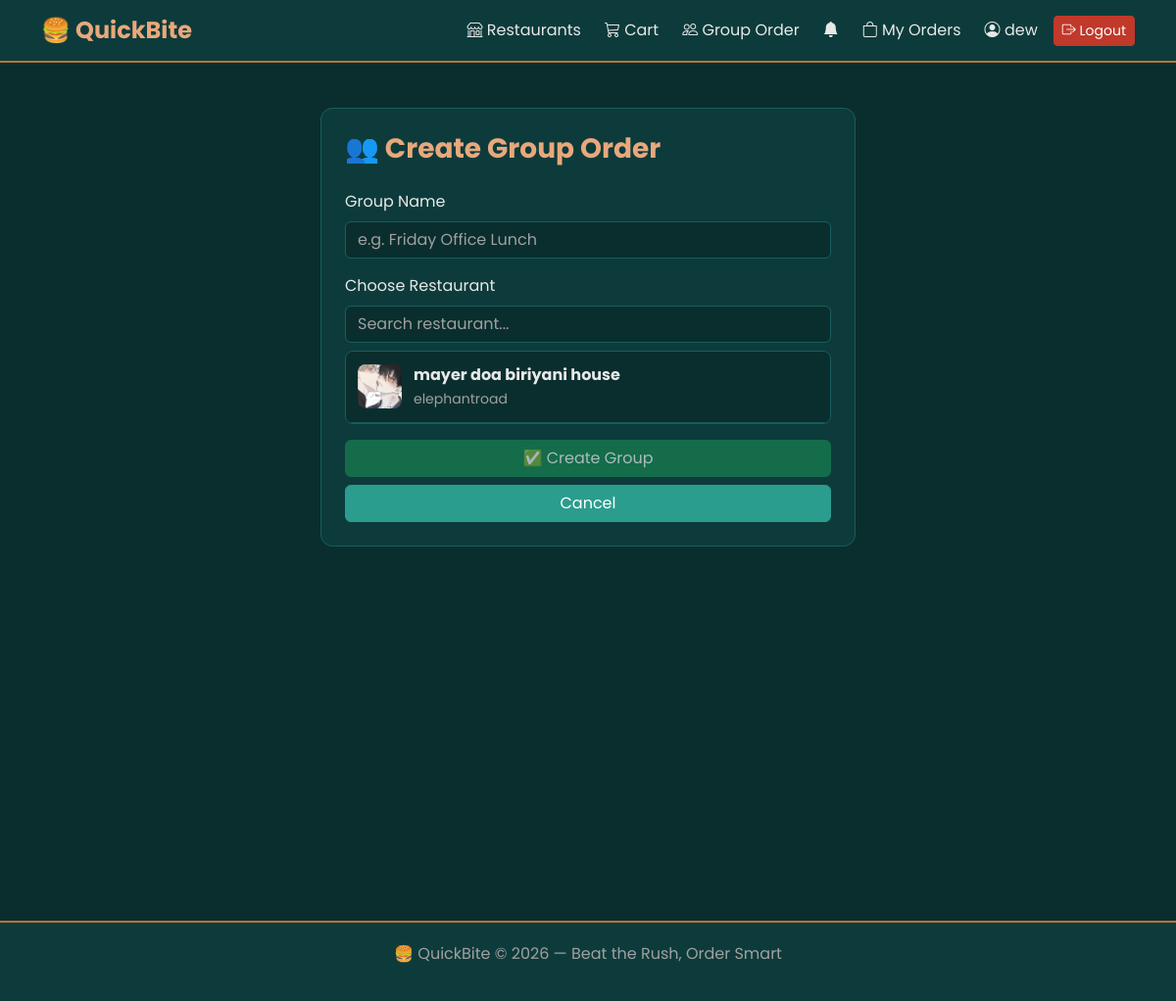
Before: /groups/create/ (signed in) with the older database file.
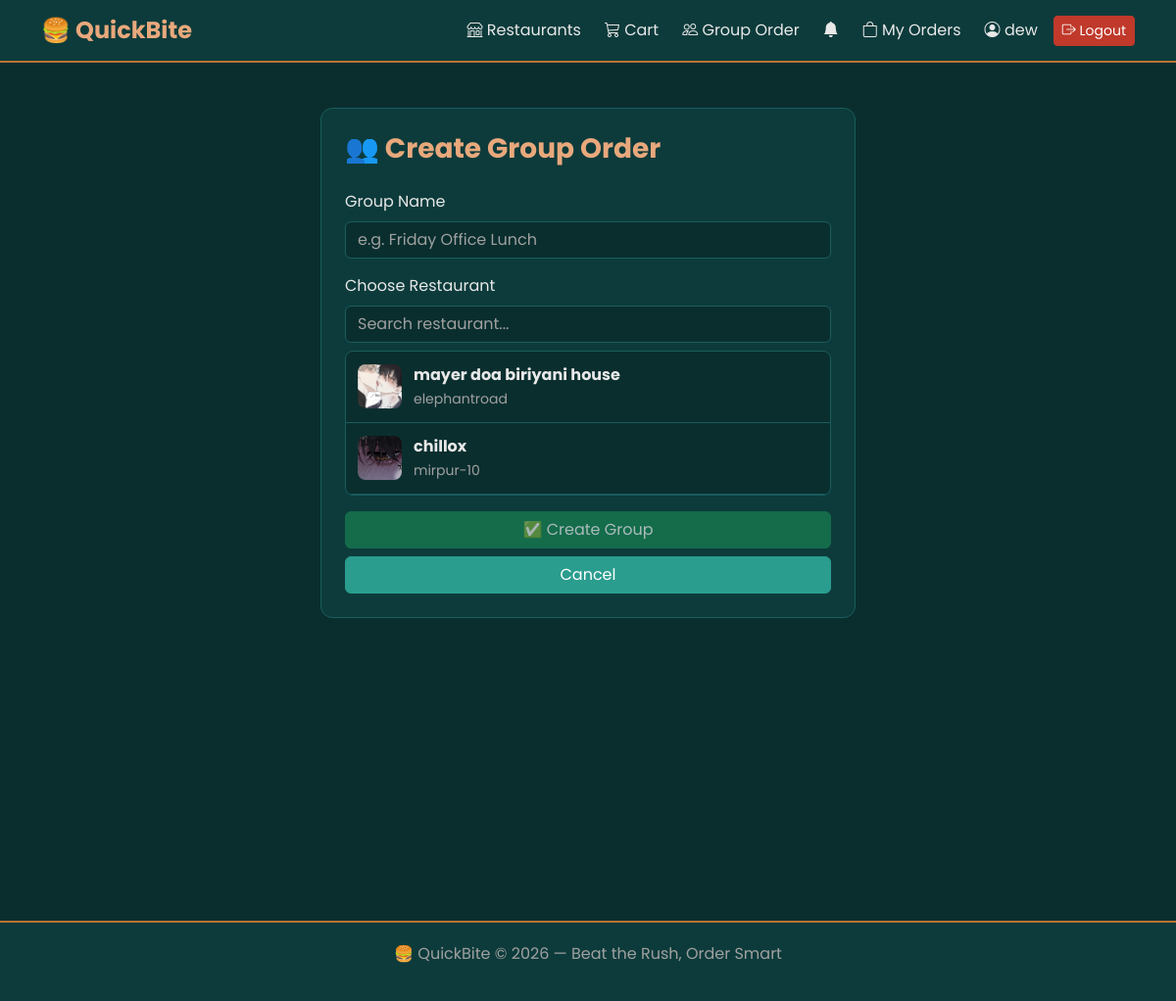
After: the same page with the newer database file.
### restaurants/models.py (models this page shows, shortened)
class Restaurant(models.Model):
    owner = models.OneToOneField(
        settings.AUTH_USER_MODEL,
        on_delete=models.CASCADE,
        related_name='restaurant'
    )
    name = models.CharField(max_length=100)
    description = models.TextField()
    image = models.ImageField(upload_to='restaurant_images/', blank=True, null=True)
    address = models.CharField(max_length=255)
    phone = models.CharField(max_length=15, blank=True, null=True)
    opening_time = models.TimeField(blank=True, null=True)
    closing_time = models.TimeField(blank=True, null=True)
    is_active = models.BooleanField(default=True)

### group_order/views.py (the view, shortened to what this page needs)
# urls.py: path('create/', views.create_group, name='create_group'),
@login_required
def create_group(request):
    restaurants = Restaurant.objects.filter(is_active=True)
    return render(request, 'group_order/create_group.html', {
        'restaurants': restaurants
    })

### orders/views.py (called while the page is built)
def notification_count(request):
    if request.user.is_authenticated:
        count = request.user.notifications.filter(is_read=False).count()
        return {'unread_notifications': count}
    return {'unread_notifications': 0}

### templates/group_order/create_group.html (shortened to what this page needs)
{% extends 'base.html' %}
{% block content %}
<div class="row justify-content-center">
    <div class="col-md-6">
        <div class="card p-4">
            <h3 class="section-title">👥 Create Group Order</h3>
            <form method="post" id="createGroupForm">
                <div class="mb-3">
                    <label class="form-label">Group Name</label>
                    <input type="text"
                           name="name"
                           class="form-control"
                           placeholder="e.g. Friday Office Lunch"
                           required>
                </div>
                <div class="mb-3">
                    <label class="form-label">Choose Restaurant</label>
                    <input type="text"
                           id="restaurantSearch"
                           class="form-control mb-2"
                           placeholder="Search restaurant..."
                           autocomplete="off">
                    <div id="restaurantList"
                         style="max-height:250px;
                                overflow-y:auto;
                                border:1px solid var(--teal-light);
                                border-radius:8px;
                                background:var(--teal-dark);">
                        {% for restaurant in restaurants %}
                        <div class="restaurant-option"
                             data-id="{{ restaurant.id }}"
                             data-name="{{ restaurant.name }}"
                             onclick="selectRestaurant('{{ restaurant.id }}', '{{ restaurant.name }}')"
                             style="padding:12px;
                                    display:flex;
                                    align-items:center;
                                    gap:12px;
                                    cursor:pointer;
                                    border-bottom:1px solid var(--teal-light);">
                            {% if restaurant.image %}
                            <img src="{{ restaurant.image.url }}"
                                 style="width:45px;
                                        height:45px;
                                        object-fit:cover;
                                        border-radius:8px;
                                        flex-shrink:0;">
                            {% endif %}
                            <div>
                                <strong style="color:var(--grey-white);">
                                    {{ restaurant.name }}
                                </strong>
                                <br>
                                <small style="color:#a0a0a0;">
                                    {{ restaurant.address }}
                                </small>
                            </div>
                        </div>
                        {% empty %}
                        <div style="padding:20px; text-align:center;
                                    color:#a0a0a0;">
                            No restaurants available.
                        </div>
                        {% endfor %}
                    </div>
                </div>
                <button type="submit"
                        id="submitBtn"
                        class="btn btn-success w-100"
                        disabled>
                    ✅ Create Group
                </button>
                <a href="{% url 'group_order:group_list' %}"
                   class="btn btn-primary w-100 mt-2">
                    Cancel
                </a>
            </form>
        </div>
    </div>
</div>
{% endblock %}

Changed rows visible on the page:
added Restaurant: image (picture), name "chillox", address "mirpur-10"
